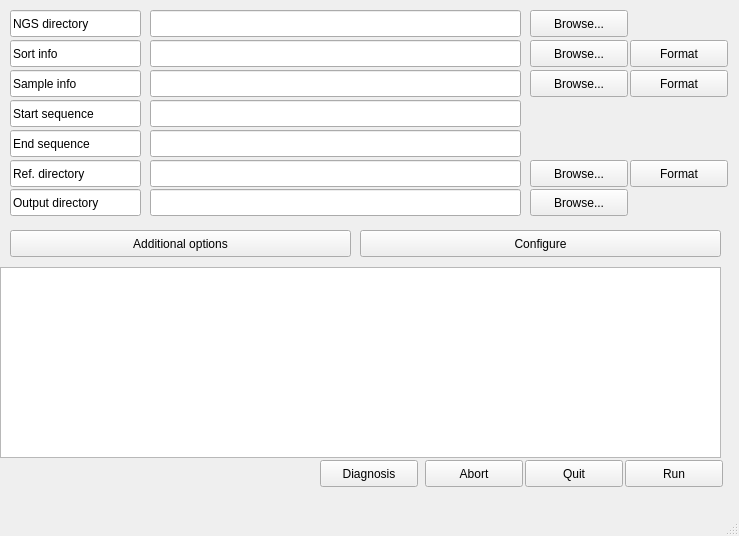
<?xml version="1.0" encoding="UTF-8"?>
<ui version="4.0">
 <class>MainWindow</class>
 <widget class="QMainWindow" name="MainWindow">
  <property name="geometry">
   <rect>
    <x>0</x>
    <y>0</y>
    <width>739</width>
    <height>536</height>
   </rect>
  </property>
  <property name="windowTitle">
   <string>TnClone</string>
  </property>
  <widget class="QWidget" name="centralwidget">
   <widget class="QTextEdit" name="textEdit">
    <property name="geometry">
     <rect>
      <x>0</x>
      <y>267</y>
      <width>721</width>
      <height>191</height>
     </rect>
    </property>
   </widget>
   <widget class="QPushButton" name="pushButton">
    <property name="geometry">
     <rect>
      <x>425</x>
      <y>460</y>
      <width>98</width>
      <height>27</height>
     </rect>
    </property>
    <property name="text">
     <string>Abort</string>
    </property>
   </widget>
   <widget class="QPushButton" name="pushButton_2">
    <property name="geometry">
     <rect>
      <x>525</x>
      <y>460</y>
      <width>98</width>
      <height>27</height>
     </rect>
    </property>
    <property name="text">
     <string>Quit</string>
    </property>
   </widget>
   <widget class="QPushButton" name="pushButton_3">
    <property name="geometry">
     <rect>
      <x>625</x>
      <y>460</y>
      <width>98</width>
      <height>27</height>
     </rect>
    </property>
    <property name="text">
     <string>Run</string>
    </property>
   </widget>
   <widget class="QLineEdit" name="lineEdit">
    <property name="geometry">
     <rect>
      <x>10</x>
      <y>10</y>
      <width>131</width>
      <height>27</height>
     </rect>
    </property>
    <property name="text">
     <string>NGS directory</string>
    </property>
   </widget>
   <widget class="QLineEdit" name="lineEdit_2">
    <property name="geometry">
     <rect>
      <x>10</x>
      <y>40</y>
      <width>131</width>
      <height>27</height>
     </rect>
    </property>
    <property name="text">
     <string>Sort info</string>
    </property>
   </widget>
   <widget class="QLineEdit" name="lineEdit_3">
    <property name="geometry">
     <rect>
      <x>10</x>
      <y>70</y>
      <width>131</width>
      <height>27</height>
     </rect>
    </property>
    <property name="text">
     <string>Sample info</string>
    </property>
   </widget>
   <widget class="QLineEdit" name="lineEdit_4">
    <property name="geometry">
     <rect>
      <x>10</x>
      <y>100</y>
      <width>131</width>
      <height>27</height>
     </rect>
    </property>
    <property name="text">
     <string>Start sequence</string>
    </property>
   </widget>
   <widget class="QLineEdit" name="lineEdit_5">
    <property name="geometry">
     <rect>
      <x>10</x>
      <y>130</y>
      <width>131</width>
      <height>27</height>
     </rect>
    </property>
    <property name="text">
     <string>End sequence</string>
    </property>
   </widget>
   <widget class="QLineEdit" name="lineEdit_6">
    <property name="geometry">
     <rect>
      <x>10</x>
      <y>189</y>
      <width>131</width>
      <height>27</height>
     </rect>
    </property>
    <property name="text">
     <string>Output directory</string>
    </property>
   </widget>
   <widget class="QLineEdit" name="lineEdit_7">
    <property name="geometry">
     <rect>
      <x>150</x>
      <y>10</y>
      <width>371</width>
      <height>27</height>
     </rect>
    </property>
   </widget>
   <widget class="QLineEdit" name="lineEdit_8">
    <property name="geometry">
     <rect>
      <x>150</x>
      <y>40</y>
      <width>371</width>
      <height>27</height>
     </rect>
    </property>
   </widget>
   <widget class="QLineEdit" name="lineEdit_9">
    <property name="geometry">
     <rect>
      <x>150</x>
      <y>70</y>
      <width>371</width>
      <height>27</height>
     </rect>
    </property>
   </widget>
   <widget class="QLineEdit" name="lineEdit_10">
    <property name="geometry">
     <rect>
      <x>150</x>
      <y>100</y>
      <width>371</width>
      <height>27</height>
     </rect>
    </property>
   </widget>
   <widget class="QLineEdit" name="lineEdit_11">
    <property name="geometry">
     <rect>
      <x>150</x>
      <y>130</y>
      <width>371</width>
      <height>27</height>
     </rect>
    </property>
   </widget>
   <widget class="QLineEdit" name="lineEdit_12">
    <property name="geometry">
     <rect>
      <x>150</x>
      <y>189</y>
      <width>371</width>
      <height>27</height>
     </rect>
    </property>
   </widget>
   <widget class="QPushButton" name="pushButton_4">
    <property name="geometry">
     <rect>
      <x>530</x>
      <y>10</y>
      <width>98</width>
      <height>27</height>
     </rect>
    </property>
    <property name="text">
     <string>Browse...</string>
    </property>
   </widget>
   <widget class="QPushButton" name="pushButton_5">
    <property name="geometry">
     <rect>
      <x>530</x>
      <y>40</y>
      <width>98</width>
      <height>27</height>
     </rect>
    </property>
    <property name="text">
     <string>Browse...</string>
    </property>
   </widget>
   <widget class="QPushButton" name="pushButton_6">
    <property name="geometry">
     <rect>
      <x>530</x>
      <y>70</y>
      <width>98</width>
      <height>27</height>
     </rect>
    </property>
    <property name="text">
     <string>Browse...</string>
    </property>
   </widget>
   <widget class="QPushButton" name="pushButton_7">
    <property name="geometry">
     <rect>
      <x>530</x>
      <y>189</y>
      <width>98</width>
      <height>27</height>
     </rect>
    </property>
    <property name="text">
     <string>Browse...</string>
    </property>
   </widget>
   <widget class="QPushButton" name="pushButton_8">
    <property name="geometry">
     <rect>
      <x>360</x>
      <y>230</y>
      <width>361</width>
      <height>27</height>
     </rect>
    </property>
    <property name="text">
     <string>Configure</string>
    </property>
   </widget>
   <widget class="QPushButton" name="pushButton_9">
    <property name="geometry">
     <rect>
      <x>10</x>
      <y>230</y>
      <width>341</width>
      <height>27</height>
     </rect>
    </property>
    <property name="text">
     <string>Additional options</string>
    </property>
   </widget>
   <widget class="QLineEdit" name="lineEdit_13">
    <property name="geometry">
     <rect>
      <x>10</x>
      <y>160</y>
      <width>131</width>
      <height>27</height>
     </rect>
    </property>
    <property name="text">
     <string>Ref. directory</string>
    </property>
   </widget>
   <widget class="QLineEdit" name="lineEdit_14">
    <property name="geometry">
     <rect>
      <x>150</x>
      <y>160</y>
      <width>371</width>
      <height>27</height>
     </rect>
    </property>
   </widget>
   <widget class="QPushButton" name="pushButton_10">
    <property name="geometry">
     <rect>
      <x>530</x>
      <y>160</y>
      <width>98</width>
      <height>27</height>
     </rect>
    </property>
    <property name="text">
     <string>Browse...</string>
    </property>
   </widget>
   <widget class="QPushButton" name="pushButton_11">
    <property name="geometry">
     <rect>
      <x>630</x>
      <y>40</y>
      <width>98</width>
      <height>27</height>
     </rect>
    </property>
    <property name="text">
     <string>Format</string>
    </property>
   </widget>
   <widget class="QPushButton" name="pushButton_12">
    <property name="geometry">
     <rect>
      <x>630</x>
      <y>70</y>
      <width>98</width>
      <height>27</height>
     </rect>
    </property>
    <property name="text">
     <string>Format</string>
    </property>
   </widget>
   <widget class="QPushButton" name="pushButton_13">
    <property name="geometry">
     <rect>
      <x>630</x>
      <y>160</y>
      <width>98</width>
      <height>27</height>
     </rect>
    </property>
    <property name="text">
     <string>Format</string>
    </property>
   </widget>
   <widget class="QPushButton" name="pushButton_14">
    <property name="geometry">
     <rect>
      <x>320</x>
      <y>460</y>
      <width>98</width>
      <height>27</height>
     </rect>
    </property>
    <property name="text">
     <string>Diagnosis</string>
    </property>
   </widget>
  </widget>
  <widget class="QMenuBar" name="menubar">
   <property name="geometry">
    <rect>
     <x>0</x>
     <y>0</y>
     <width>739</width>
     <height>25</height>
    </rect>
   </property>
  </widget>
  <widget class="QStatusBar" name="statusbar"/>
 </widget>
 <resources/>
 <connections/>
</ui>
